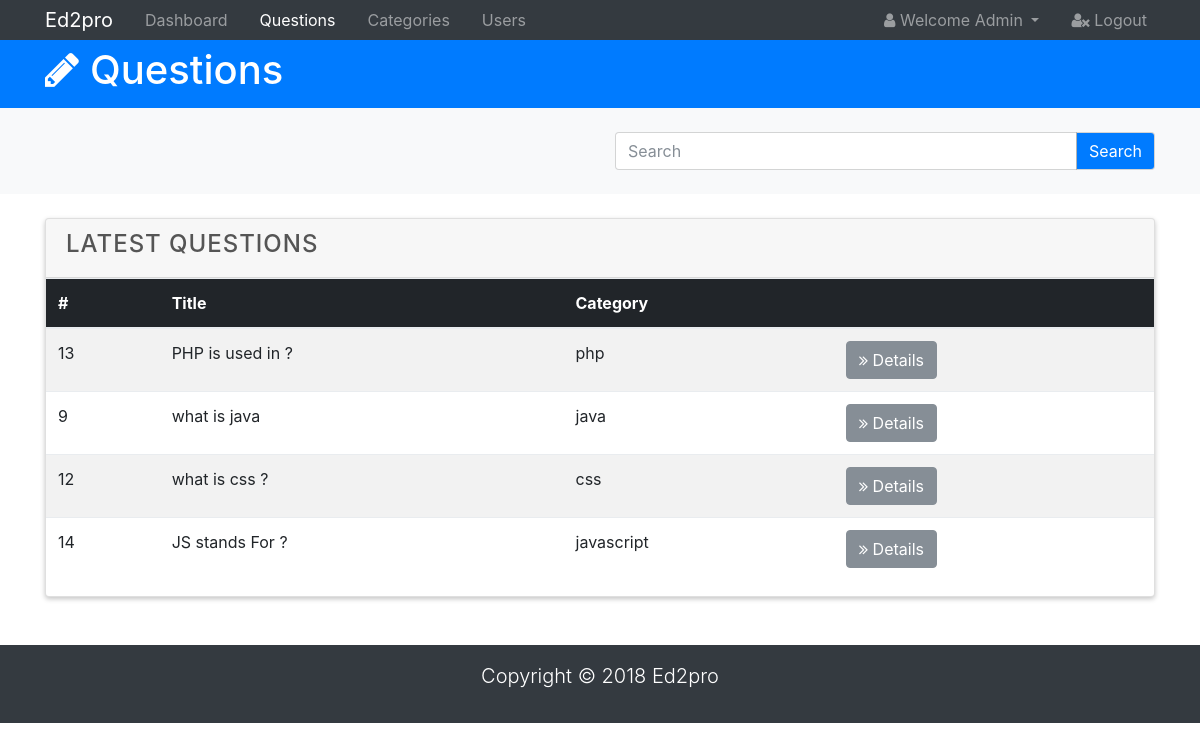
The page /admin/questions.php (signed in) on the database its author committed.
### tables this page shows
CREATE TABLE `question` (
  `que_id` int(20) NOT NULL,
  `sub_id` int(20) NOT NULL,
  `que_title` varchar(255) NOT NULL,
  `option_one` varchar(255) NOT NULL,
  `option_two` varchar(255) NOT NULL,
  `option_three` varchar(255) NOT NULL,
  `option_four` varchar(255) NOT NULL,
  `answer` varchar(255) NOT NULL,
  `answer_desc` varchar(255) NOT NULL
);

CREATE TABLE `subject` (
  `sub_id` int(20) NOT NULL,
  `sub_name` varchar(50) NOT NULL,
  `sub_status` int(10) NOT NULL DEFAULT '1'
);

### admin/questions.php (the view, shortened to what this page needs)
<!DOCTYPE html>
<html lang="en">
<head>
  <link rel="stylesheet" href="css/font-awesome.min.css">
  <link rel="stylesheet" href="css/bootstrap.css">
  <link rel="stylesheet" href="css/style.css">
</head>
<body>
  <nav class="navbar navbar-expand-sm navbar-dark bg-dark p-0">
    <div class="container">
      <a href="index.php" class="navbar-brand">Ed2pro</a>
      <div class="collapse navbar-collapse" id="navbarNav">
        <ul class="navbar-nav">
          <li class="nav-item px-2">
            <a href="index.php" class="nav-link">Dashboard</a>
          </li>
          <li class="nav-item px-2">
            <a href="questions.php" class="nav-link active">Questions</a>
          </li>
          <li class="nav-item px-2">
            <a href="categories.php" class="nav-link">Categories</a>
          </li>
          <li class="nav-item px-2">
            <a href="users.php" class="nav-link">Users</a>
          </li>
        </ul>
        <ul class="navbar-nav ml-auto">
          <li class="nav-item dropdown mr-3">
            <a href="#" class="nav-link dropdown-toggle" data-toggle="dropdown">
              <i class="fa fa-user"></i> Welcome <span id="user">Admin</span>
            </a>
          </li>
          <li class="nav-item">
            <a href="logout.php" class="nav-link">
              <i class="fa fa-user-times"></i> Logout
            </a>
          </li>
        </ul>
      </div>
    </div>
  </nav>
  <header id="main-header" class="py-2 bg-primary text-white">
    <div class="container">
      <div class="row">
        <div class="col-md-6">
          <h1><i class="fa fa-pencil"></i> Questions </h1>
        </div>
      </div>
    </div>
  </header>
  <section id="action" class="py-4 mb-4 bg-light">
    <div class="container">
      <div class="row">
        <div class="col-md-6 ml-auto">
          <div class="input-group">
            <input type="text" class="form-control" placeholder="Search">
            <span class="input-group-btn">
              <button class="btn btn-primary">Search</button>
            </span>
          </div>
        </div>
      </div>
    </div>
  </section>
  <section id="posts">
    <div class="container">
      <div class="row">
        <div class="col">
          <div class="card">
            <div class="card-header">
              <h4>Latest Questions</h4>
            </div>
            <table class="table table-striped">
              <thead class="thead-inverse">
                <tr>
                  <th>#</th>
                  <th>Title</th>
                  <th>Category</th>
                  <th></th>
                </tr>
              </thead>
              <tbody>
              <?php
include './includes/db.inc.php';
$q2 = 'SELECT * FROM `question`,`subject` WHERE `question`.`sub_id` = `subject`.`sub_id` ';
$result = mysqli_query($conn, $q2);
     while($row = mysqli_fetch_array($result)){
        echo '<tr>';
        echo '<td scope="row">';
        echo $row['que_id'];
        echo '</td>';
        echo '<td>';
        echo $row['que_title'];
        echo '</td>';
        echo '<td>';
        echo $row['sub_name'];
        echo '</td>';
        echo '<td>';
        echo "<a href='details.php?questionID=".$row['que_id']."' class='btn btn-secondary'>
                                        <i class='fa fa-angle-double-right'></i> Details
                                    </a>";
        echo '</td>';
        echo '</tr>';
      }
?>
              </tbody>
            </table>
          </div>
        </div>
      </div>
    </div>
  </section>
  <footer id="main-footer" class="bg-dark text-white mt-5 p-3">
    <div class="conatiner">
      <div class="row">
        <div class="col">
          <p class="lead text-center">Copyright &copy; 2018 Ed2pro</p>
        </div>
      </div>
    </div>
  </footer>
</body>
</html>

### admin/css/style.css (style rules this page uses)
.card-header h4 { text-transform: uppercase; letter-spacing: 1px; color: #555; }
.card { box-shadow: 0px 2px 5px rgba(0,0,0,0.23); }

### rows shown on the page
question: que_id "13", que_title "PHP is used in ?", sub.sub_name "php"
question: que_id "9", que_title "what is java", sub.sub_name "java"
question: que_id "12", que_title "what is css ?", sub.sub_name "css"
question: que_id "14", que_title "JS stands For ?", sub.sub_name "javascript"
